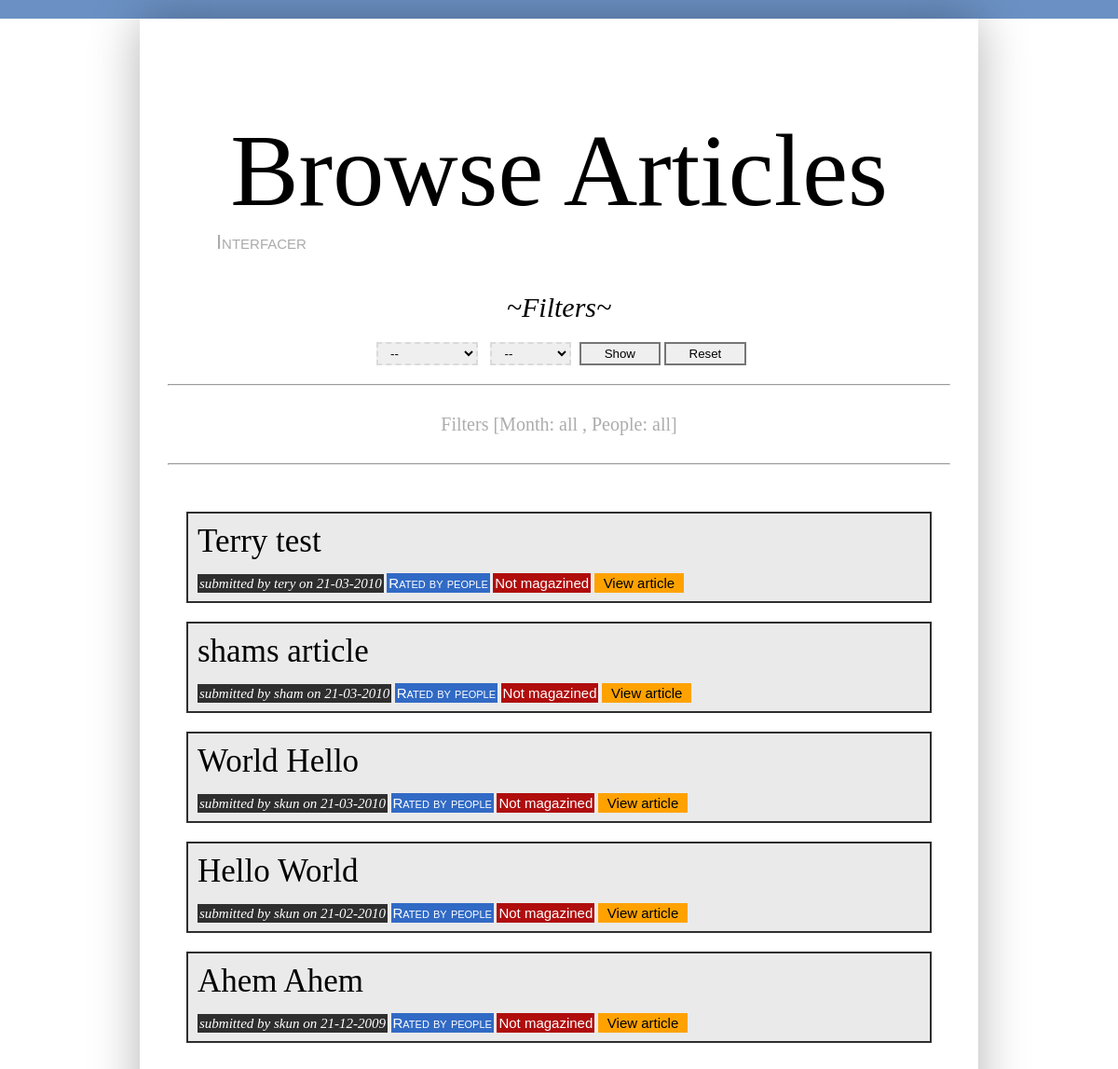
/browse.php?month=all&pipo=all (signed in), run on the app's committed database.
### tables this page shows
CREATE TABLE IF NOT EXISTS `articles` (
  `id` int(11) NOT NULL AUTO_INCREMENT,
  `uid` int(11) NOT NULL,
  `title` varchar(1000) NOT NULL,
  `text` text NOT NULL,
  `pdfpath` varchar(500) NOT NULL,
  `callflag` tinyint(1) NOT NULL,
  `dos` datetime NOT NULL,
  `magazined` tinyint(1) NOT NULL,
  PRIMARY KEY (`id`)
);

CREATE TABLE IF NOT EXISTS `user` (
  `id` int(11) NOT NULL AUTO_INCREMENT,
  `name` varchar(32) NOT NULL,
  `pass` varchar(100) NOT NULL,
  PRIMARY KEY (`id`)
);

### browseget.php (the view, shortened to what this page needs)
<?php
function Get($month, $person)
	{
		$query = "select u.name, a.id, date(a.dos) as dos,  a.title, a.magazined from articles as a inner join user as u on a.uid = u.id";
		$query = $query . " order by a.dos desc";
		$ressetarticle = mysql_query($query);
		$rating = 0;
		while ($row = mysql_fetch_assoc($ressetarticle))
		{
			$query = "select count(*) as noofratings from ratings where id = " + $row['id'];
			if($rateresset = mysql_query($query))
				{
					$rrow = mysql_fetch_assoc($rateresset);
					$rating = $rrow['noofratings'];
				}
			else
				$rating = 0;
			if ($row['magazined'] == 0)
				{
					$magattribute = "magno";
					$magtext = "Not magazined";
				}
			else
				{
					$magattribute = "magyes";
					$magtext = "Magazined";
				}
			$title = $row['title'];
			$name = $row['name'];
			$dos = date("j-m-Y", strtotime($row['dos']));
			$sid = $row['id'];
echo <<< DASHBOARD
		<li>
		<span class=title>$title</span>
		<br><br>
		<span class=when>submitted by $name on $dos</span>
		<span class=rating>Rated by $rating people</span>
		<span class=$magattribute>$magtext</span>
		<a class="link" href=viewer.php?id=$sid>View article</a>
DASHBOARD;
		}
	}
?>

### browse.php (shortened to what this page needs)
<!DOCTYPE html PUBLIC "-//W3C//DTD XHTML 1.0 Transitional//EN"
"http://w3.org/TR/xhtml1-transitional.dtd">
<head>
	<link rel="stylesheet" type="text/css" href="css/browse.css" />
	<link rel="stylesheet" type="text/css" href="css/common.css" />
	<link rel="stylesheet" type="text/css" href="css/forms.css" />
	<link rel="stylesheet" type="text/css" href="css/dabbas.css" />
</head>
<body>
	<div id="line"></div>
	<div id="carea">
		<div id="header">
			<p class="title">Browse Articles</p>
			<?php include "nav.php" ?>
		</div>
		<div id="filters">
			<h4>~Filters~</h4>
			<form name="dataform" action="artsubmit.php" method="POST">
				<select class="form" name="months">
					<option value="all">&nbsp;&nbsp;--&nbsp;&nbsp;</option>
				</select>
				<select class="form" name="pipo">
					<option>&nbsp;&nbsp;--&nbsp;&nbsp;</option>
				</select>
				<input type="button" name="showallbutton" value="Show" class="button" onClick="redirect()"/>
				<input type="button" name="resetbutton" value="Reset" class="button" onClick="doreset()"/>
				<hr />
			</form>
		</div>
		<div id="data">
			<?php
			$mon = $_REQUEST['month'];
			$pipo = $_REQUEST['pipo'];
			$month = "";
			switch($mon)
				{
					default:
							$month="all";
							break;
				}
			echo "<h4>Filters [Month: ".$month." , People: $pipo]</h4>";
			echo "<hr />";
			?>
			<div id="dabbas">
			<ul>
				<?php
				include "browseget.php";
				Get($mon,$pipo);
				?>
			</ul>
			</div>
		</div>
	</div>
</body>
</html>

### nav.php
<ul id="nav">
				<li><a href="showoff.php">Interfacer</a></li>
</ul>

### css/browse.css (style rules this page uses)
#nav { padding-left: 80px ; }
#header p.title { font-size:110px; }
#filters { text-align:center; margin-top:40px; }
#filters h4 { font: italic 30px Georgia; margin: 20px; }
#data h4 { font: 20px Georgia; margin: 30px; text-align:center; color: #acacac; }

### css/common.css (style rules this page uses)
* { margin:0px; padding:0px; }
body { font:14px Georgia, Serif; }
#carea { width:900px; margin: 0 auto; -moz-box-shadow: 0 0 50px rgba(0,0,0,0.3); -webkit-box-shadow: 0 0 50px rgba(0,0,0,0.3); padding-bottom:100px; }
#header p.title { font: Georgia, Serif; text-align:center; padding-top:100px; }
#nav { font: small-caps 22px Helvetica, Verdana, Tahoma, Georgia; list-style:none; }
#nav li { float: left; padding-right: 25px; }
#nav li a { text-decoration: none; color: #aaaaaa; padding:2px; }
#line { background:#6b91c4; padding: 10px; }
hr { margin: 20px 30px; color: rgba(0,0,0,0.1); }

### css/forms.css (style rules this page uses)
* { margin:0px; padding:0px; }
body { font:14px Georgia, Serif; }
select.form { border: none; border: 2px dashed #dadada; font-family: Arial; padding: 2px; margin-right: 5px; margin-left:5px; }
input.button { border: none; font-family: Arial; padding:3px 25px; border: 2px solid #767676; }

### css/dabbas.css (style rules this page uses)
#dabbas ul { list-style:none; margin: 50px; }
#dabbas ul li { background: #eaeaea; padding: 10px; border: 2px solid #2e2e2e; margin-top: 20px; -moz-border-radius: 5px; }
#dabbas ul li span.title { font: 35px Georgia; padding-bottom:10px; }
#dabbas ul li span.when { font: italic 15px Georgia; background: #2e2e2e; padding:2px; color:#fff; }
#dabbas ul li span.rating { font: small-caps 15px Arial; background: #316AC5; padding:2px; color: #fff; }
#dabbas ul li span.pdf, #dabbas ul li span.magno { font: 15px Arial; background: #b00d0d; padding:2px; color: #fff; }
#dabbas ul li a.link { font: 15px Arial; background: #ffa200; padding:2px; color: #000; text-decoration:none; padding-left:10px; padding-right:10px; }

### data on the page
articles: title "Terry test", uid.name "tery", dos "21-03-2010", magazined "Not magazined"
articles: title "shams article", uid.name "sham", dos "21-03-2010", magazined "Not magazined"
articles: title "World Hello", uid.name "skun", dos "21-03-2010", magazined "Not magazined"
articles: title "Hello World", uid.name "skun", dos "21-02-2010", magazined "Not magazined"
articles: title "Ahem Ahem", uid.name "skun", dos "21-12-2009", magazined "Not magazined"

### other printed values
$month "all"
$pipo "all"
